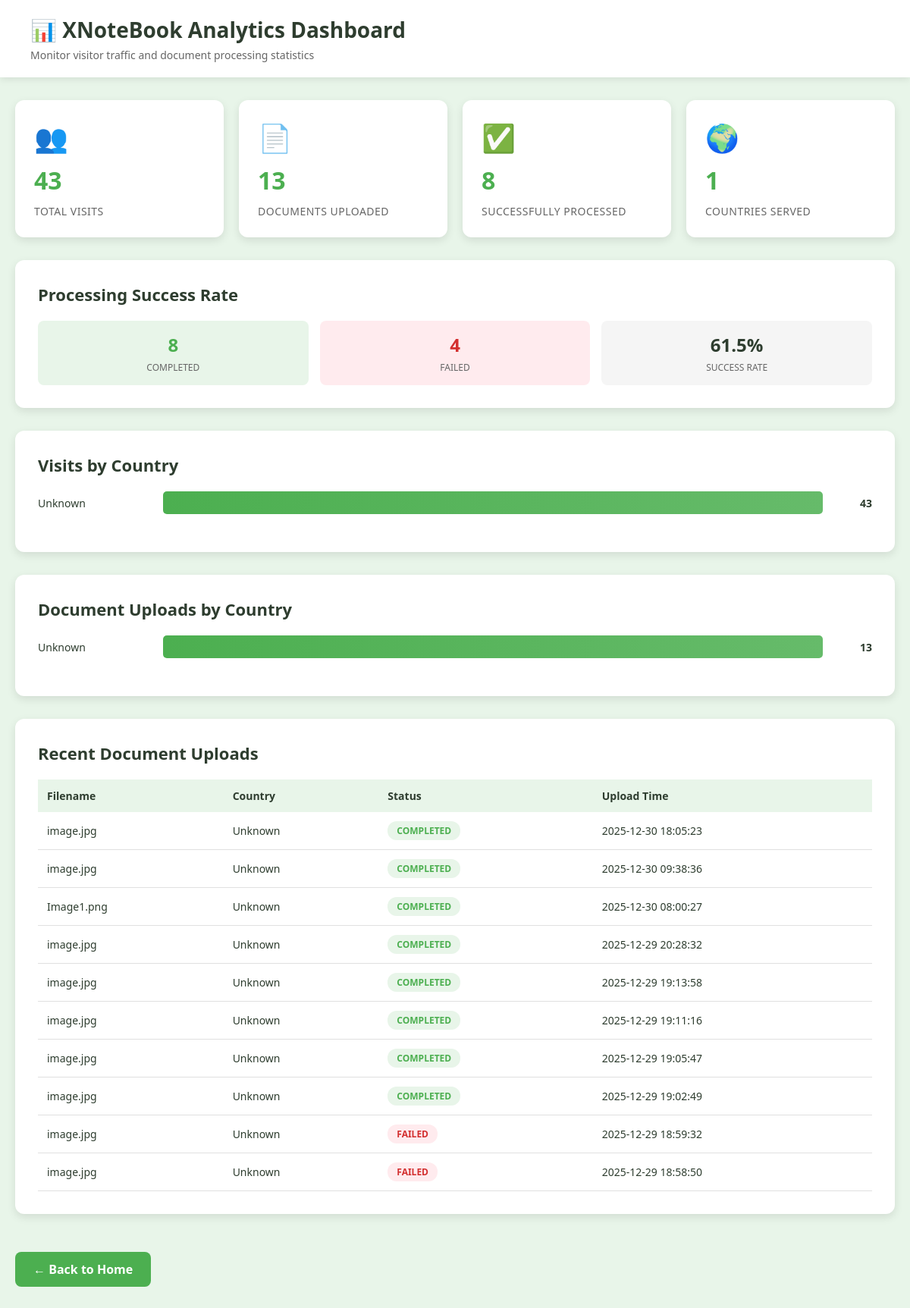
Before: /analytics with the older database file.
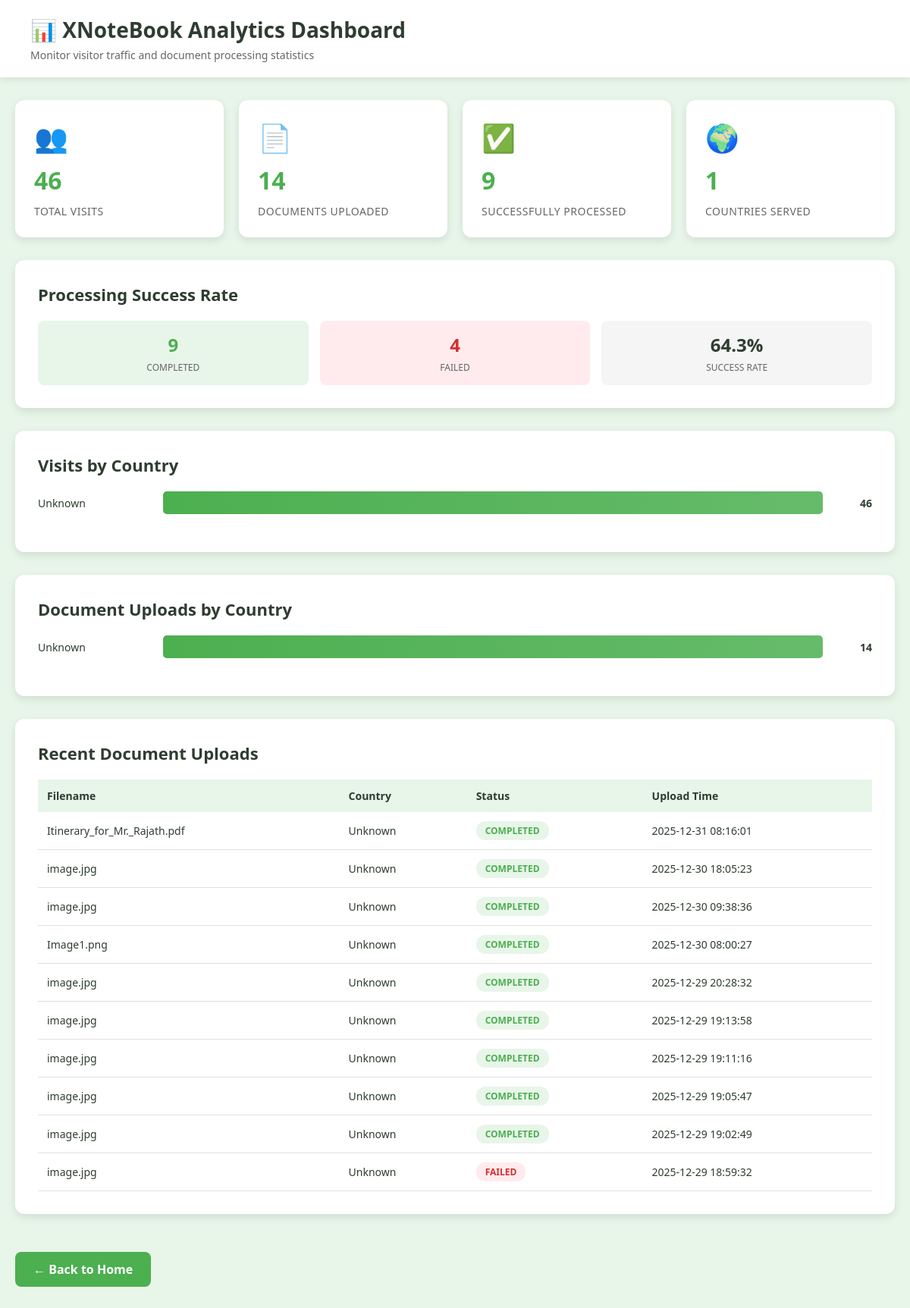
After: the same page with the newer database file.
### tables this page shows
CREATE TABLE visits (
            id INTEGER PRIMARY KEY AUTOINCREMENT,
            ip_address TEXT NOT NULL,
            user_agent TEXT,
            page TEXT NOT NULL,
            country TEXT,
            city TEXT,
            timestamp DATETIME DEFAULT CURRENT_TIMESTAMP
        );

CREATE TABLE uploads (
            id INTEGER PRIMARY KEY AUTOINCREMENT,
            job_id TEXT UNIQUE NOT NULL,
            filename TEXT NOT NULL,
            file_size INTEGER,
            file_type TEXT,
            ip_address TEXT,
            country TEXT,
            city TEXT,
            status TEXT DEFAULT 'pending',
            error_message TEXT,
            upload_timestamp DATETIME DEFAULT CURRENT_TIMESTAMP,
            processed_timestamp DATETIME
        );

### app.py (the view)
@app.route('/analytics')
def analytics():
    try:
        conn = sqlite3.connect(app.config['DATABASE_PATH'])
        cursor = conn.cursor()
        cursor.execute('SELECT COUNT(*) FROM visits')
        total_visits = cursor.fetchone()[0]
        cursor.execute('SELECT COUNT(*) FROM uploads')
        total_uploads = cursor.fetchone()[0]
        cursor.execute('SELECT country, COUNT(*) as count FROM visits GROUP BY country ORDER BY count DESC LIMIT 10')
        visits_by_country = cursor.fetchall()
        cursor.execute('SELECT country, COUNT(*) as count FROM uploads GROUP BY country ORDER BY count DESC LIMIT 10')
        uploads_by_country = cursor.fetchall()
        cursor.execute('SELECT filename, status, country, upload_timestamp FROM uploads ORDER BY upload_timestamp DESC LIMIT 10')
        recent_uploads = cursor.fetchall()
        cursor.execute('''
            SELECT
                SUM(CASE WHEN status = 'completed' THEN 1 ELSE 0 END) as completed,
                SUM(CASE WHEN status = 'failed' THEN 1 ELSE 0 END) as failed,
                COUNT(*) as total
            FROM uploads
        ''')
        status_stats = cursor.fetchone()
        conn.close()
        analytics_data = {
            'total_visits': total_visits,
            'total_uploads': total_uploads,
            'visits_by_country': visits_by_country,
            'uploads_by_country': uploads_by_country,
            'recent_uploads': recent_uploads,
            'success_rate': {
                'completed': status_stats[0] or 0,
                'failed': status_stats[1] or 0,
                'total': status_stats[2] or 0
            }
        }
        return render_template('analytics.html', data=analytics_data)
    except Exception as e:
        return f"Error loading analytics: {e}", 500

### templates/analytics.html (shortened to what this page needs)
<!DOCTYPE html>
<html lang="en">
<head>
</head>
<body>
    <div class="header">
        <h1>📊 XNoteBook Analytics Dashboard</h1>
        <p class="subtitle">Monitor visitor traffic and document processing statistics</p>
    </div>
    <div class="container">
        <div class="stats-grid">
            <div class="stat-card">
                <div class="stat-icon">👥</div>
                <div class="stat-value">{{ data.total_visits }}</div>
                <div class="stat-label">Total Visits</div>
            </div>
            <div class="stat-card">
                <div class="stat-icon">📄</div>
                <div class="stat-value">{{ data.total_uploads }}</div>
                <div class="stat-label">Documents Uploaded</div>
            </div>
            <div class="stat-card">
                <div class="stat-icon">✅</div>
                <div class="stat-value">{{ data.success_rate.completed }}</div>
                <div class="stat-label">Successfully Processed</div>
            </div>
            <div class="stat-card">
                <div class="stat-icon">🌍</div>
                <div class="stat-value">{{ data.uploads_by_country|length }}</div>
                <div class="stat-label">Countries Served</div>
            </div>
        </div>
        <div class="section">
            <h2>Processing Success Rate</h2>
            <div class="success-rate">
                <div class="rate-item completed">
                    <div class="rate-value" style="color: var(--primary-green);">
                        {{ data.success_rate.completed }}
                    </div>
                    <div class="rate-label">Completed</div>
                </div>
                <div class="rate-item failed">
                    <div class="rate-value" style="color: #d32f2f;">
                        {{ data.success_rate.failed }}
                    </div>
                    <div class="rate-label">Failed</div>
                </div>
                <div class="rate-item">
                    <div class="rate-value" style="color: var(--text-dark);">
                        {% if data.success_rate.total > 0 %}
                            {{ "%.1f"|format((data.success_rate.completed / data.success_rate.total * 100)) }}%
                        {% else %}
                            0%
                        {% endif %}
                    </div>
                    <div class="rate-label">Success Rate</div>
                </div>
            </div>
        </div>
        <div class="section">
            <h2>Visits by Country</h2>
            <div class="chart-container">
                <div class="bar-chart">
                    {% for country, count in data.visits_by_country %}
                    <div class="bar-item">
                        <div class="bar-label">{{ country }}</div>
                        <div class="bar-wrapper">
                            <div class="bar-fill" style="width: {{ (count / data.total_visits * 100)|int }}%">
                            </div>
                        </div>
                        <div class="bar-count">{{ count }}</div>
                    </div>
                    {% endfor %}
                </div>
            </div>
        </div>
        <div class="section">
            <h2>Document Uploads by Country</h2>
            <div class="chart-container">
                <div class="bar-chart">
                    {% for country, count in data.uploads_by_country %}
                    <div class="bar-item">
                        <div class="bar-label">{{ country }}</div>
                        <div class="bar-wrapper">
                            <div class="bar-fill" style="width: {{ (count / data.total_uploads * 100)|int }}%">
                            </div>
                        </div>
                        <div class="bar-count">{{ count }}</div>
                    </div>
                    {% endfor %}
                </div>
            </div>
        </div>
        <div class="section">
            <h2>Recent Document Uploads</h2>
            <div class="table-container">
                <table>
                    <thead>
                        <tr>
                            <th>Filename</th>
                            <th>Country</th>
                            <th>Status</th>
                            <th>Upload Time</th>
                        </tr>
                    </thead>
                    <tbody>
                        {% for filename, status, country, timestamp in data.recent_uploads %}
                        <tr>
                            <td>{{ filename }}</td>
                            <td>{{ country }}</td>
                            <td>
                                <span class="status-badge status-{{ status }}">
                                    {{ status.upper() }}
                                </span>
                            </td>
                            <td>{{ timestamp }}</td>
                        </tr>
                        {% endfor %}
                    </tbody>
                </table>
            </div>
        </div>
        <a href="/" class="back-link">← Back to Home</a>
    </div>
</body>
</html>

### templates/analytics.html (style rules this page uses)
* { box-sizing: border-box; }
:root { --primary-green: #4caf50; --light-green: #e8f5e9; --border-green: #a5d6a7; --text-dark: #2e3d2f; --accent-blue: #2196f3; }
body { margin: 0; padding: 0; background-color: var(--light-green); font-family: "Segoe UI", Tahoma, Geneva, Verdana, sans-serif; color: var(--text-dark); }
.header { background: white; padding: 20px 40px; box-shadow: 0 2px 10px rgba(0, 0, 0, 0.1); margin-bottom: 30px; }
.header h1 { margin: 0; font-size: 28px; color: var(--text-dark); }
.header .subtitle { margin: 5px 0 0 0; color: #666; font-size: 14px; }
.container { max-width: 1200px; margin: 0 auto; padding: 0 20px 40px; }
.stats-grid { display: grid; grid-template-columns: repeat(auto-fit, minmax(250px, 1fr)); gap: 20px; margin-bottom: 30px; }
.stat-card { background: white; padding: 25px; border-radius: 12px; box-shadow: 0 4px 12px rgba(0, 0, 0, 0.1); transition: transform 0.3s ease; }
.stat-icon { font-size: 36px; margin-bottom: 10px; }
.stat-value { font-size: 32px; font-weight: 700; color: var(--primary-green); margin: 10px 0; }
.stat-label { font-size: 14px; color: #666; text-transform: uppercase; letter-spacing: 0.5px; }
.section { background: white; padding: 30px; border-radius: 12px; box-shadow: 0 4px 12px rgba(0, 0, 0, 0.1); margin-bottom: 30px; }
.section h2 { margin: 0 0 20px 0; font-size: 22px; color: var(--text-dark); }
.chart-container { margin: 20px 0; }
.bar-chart { width: 100%; }
.bar-item { display: flex; align-items: center; margin-bottom: 15px; }
.bar-label { min-width: 150px; font-size: 14px; color: var(--text-dark); }
.bar-wrapper { flex: 1; background: #e0e0e0; height: 30px; border-radius: 5px; overflow: hidden; margin: 0 15px; }
.bar-fill { height: 100%; background: linear-gradient(90deg, var(--primary-green), #66bb6a); display: flex; align-items: center; justify-content: flex-end; padding-right: 10px; color: white; font-size: 12px; font-weight: 600; transition: width 1s ease; }
.bar-count { min-width: 50px; text-align: right; font-size: 14px; font-weight: 600; color: var(--text-dark); }
.table-container { overflow-x: auto; }
table { width: 100%; border-collapse: collapse; }
th { background-color: var(--light-green); color: var(--text-dark); font-weight: 600; text-align: left; padding: 12px; font-size: 14px; }
td { padding: 12px; border-bottom: 1px solid #e0e0e0; font-size: 14px; }
.status-badge { display: inline-block; padding: 4px 12px; border-radius: 12px; font-size: 12px; font-weight: 600; }
.status-completed { background-color: #e8f5e9; color: var(--primary-green); }
.status-failed { background-color: #ffebee; color: #d32f2f; }
.back-link { display: inline-block; margin-top: 20px; padding: 12px 24px; background-color: var(--primary-green); color: white; text-decoration: none; border-radius: 8px; font-weight: 600; transition: all 0.3s ease; }
.success-rate { display: grid; grid-template-columns: repeat(3, 1fr); gap: 15px; margin-top: 20px; }
.rate-item { text-align: center; padding: 15px; border-radius: 8px; background-color: #f5f5f5; }
.rate-item.completed { background-color: var(--light-green); }
.rate-item.failed { background-color: #ffebee; }
.rate-value { font-size: 24px; font-weight: 700; margin-bottom: 5px; }
.rate-label { font-size: 12px; color: #666; text-transform: uppercase; }

Changed rows visible on the page:
no longer on this page (row unchanged): visits: country "Unknown", {{ (count / data.total_visits * 100)|int }} 100 (drawn), id "43"
no longer on this page (row unchanged): uploads: filename "image.jpg", country "Unknown", upper "FAILED", upload_timestamp "2025-12-29 18:58:50"
added visits: country "Unknown", {{ (count / data.total_visits * 100)|int }} 100 (drawn), id "46"
added uploads: filename "Itinerary_for_Mr._Rajath.pdf", country "Unknown", upper "COMPLETED", upload_timestamp "2025-12-31 08:16:01"
Other visible differences:
{{ data.total_visits }}: "43" → "46"
{{ data.total_uploads }}: "13" → "14"
{{ data.success_rate.completed }}: "8" → "9"
text no longer shown: "61.5"
text now shown: "64.3"
new list line: "Unknown 14"
list line gone: "Unknown 13"
